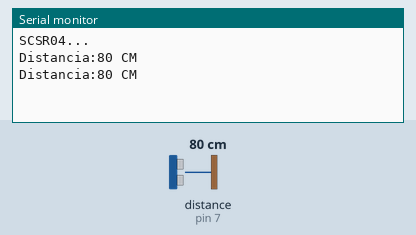
Simulated run of this sketch. Board: Arduino Uno, built with avr-gcc and run on an emulated ATmega328P. On the bench: the last lines printed to the serial monitor. Inputs (shaded band) come from the test bench; at power-on: distance to the obstacle (sensor on pin 7) 80 cm. The echo pulse lasts 58.3 µs per cm.

Above: at 1.8 s.
1.9 s: distance to the obstacle (sensor on pin 7) set to 2 cm
At 2.8 s:
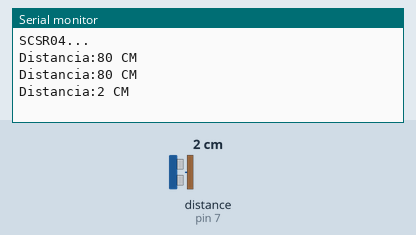
3.4 s: distance to the obstacle (sensor on pin 7) set to 4 cm
At 4.7 s:
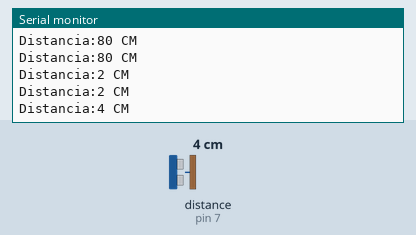
Timing chart, 0 to 6.4 s (numbered marks = the images above; inputs shaded):
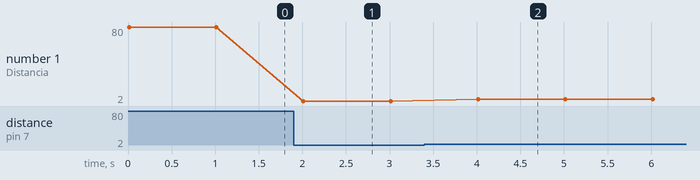

The sketch:

HCSR04-01-funcionamiento.ino
```cpp
#include <Ultrasonic.h>

#define echo 7
#define trig 6

Ultrasonic ultrasonido(trig, echo);
void configuracion(){

 pinMode(echo, INPUT);
 pinMode(trig, OUTPUT);

}
void setup() {

  Serial.begin(9600);
  Serial.println("SCSR04...");
  configuracion();
}


void testUltrasonido(){

   int distancia= ultrasonido.Ranging(CM);
   Serial.println("Distancia:"+String(distancia)+" CM");
   delay(1000);


}
void loop() {
   testUltrasonido();
}
```

Measured:
- after the input at 1.9 s, the serial monitor: prints a new line after 0.11 s (image 1)
- after the input at 3.4 s, the serial monitor: prints a new line after 0.61 s (image 2)
- plotted number 1: 80 → 2 after the input at 1.9 s, 2 → 4 after the input at 3.4 s
